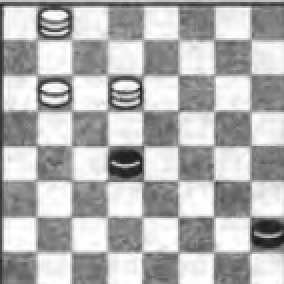
#> input picture raw_data/10.png, 142 x 142 px (shown 2 times larger); its folder holds only this picture in this run
$ python preprocess.py
#> lines starting #> are read from the running program, lines starting #| are printed output that depends on the picture
import cv2
import numpy as np
import os
from pathlib import Path

RAW_DATA_DIR = Path("raw_data")
DATASET_DIR = Path("dataset")
CELL_SIZE = 64  # Entered size for MobileNetV2

def setup_dataset_structure():
    # Create folders for dataset if they don't exist
    classes = ['empty', 'white_checker', 'black_checker', 'white_king', 'black_king']
    for cls in classes:
        os.makedirs(DATASET_DIR / cls, exist_ok=True)

def remove_hatching(cell_img: np.ndarray) -> np.ndarray:
    # Remove diagonal hatching or noise using morphological operations
    # Simple diagonal kernel to close diagonal lines
    kernel_diag = np.array([
        [0, 0, 1],
        [0, 1, 0],
        [1, 0, 0]
    ], dtype=np.uint8)

    # Morphological closing fills in thin strokes
    closed = cv2.morphologyEx(cell_img, cv2.MORPH_CLOSE, kernel_diag, iterations=2)

    # A median filter removes any remaining striped noise
    denoised = cv2.medianBlur(closed, ksize=5)

    return denoised

def process_board_image(image_path: Path):
    # Load a diagram, straighten the board, filter its cells, and crop them
    img = cv2.imread(str(image_path), cv2.IMREAD_GRAYSCALE)
#> img: shape (142, 142); min 25, max 255, mean 178.7
    if img is None:
        print(f"Failed to load image: {image_path}")
        return

    # Resize the board to 512x512 (8 cells * 64 px).
    board_dim = 8 * CELL_SIZE
    resized_board = cv2.resize(img, (board_dim, board_dim))
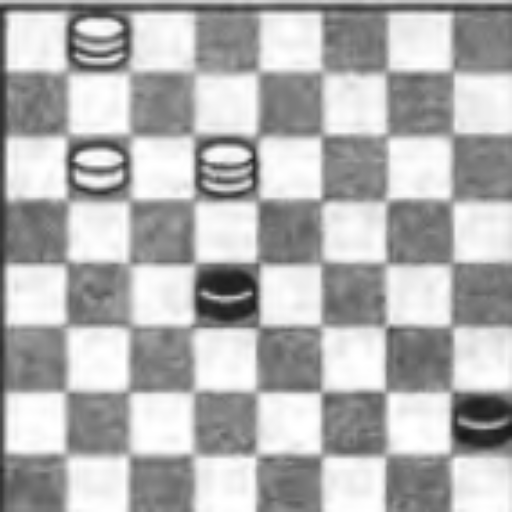
#> resized_board: shape (512, 512); min 25, max 255, mean 178.6

    img_name = image_path.stem

    for row in range(8):
        for col in range(8):
            # Draughts is played on dark squares: (row + col) % 2 == 1
            if (row + col) % 2 == 1:
                y_start, y_end = row * CELL_SIZE, (row + 1) * CELL_SIZE
                x_start, x_end = col * CELL_SIZE, (col + 1) * CELL_SIZE

                raw_cell = resized_board[y_start:y_end, x_start:x_end]
                clean_cell = remove_hatching(raw_cell)

                # Save cells to the temporary 'unlabeled' folder for labeling
                unlabeled_dir = DATASET_DIR / "unlabeled"
                os.makedirs(unlabeled_dir, exist_ok=True)

                out_filename = f"{img_name}_r{row}_c{col}.png"
                cv2.imwrite(str(unlabeled_dir / out_filename), clean_cell)
#> this loop made 8 passes
#> pass 1, in process_board_image, `cv2.imwrite(str(unlabeled_dir / out_filename), clean_cell)`:
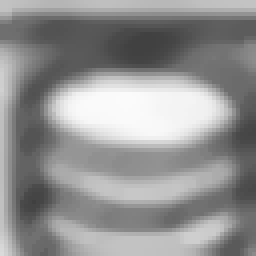
#> saved as 10_r0_c1.png: shape (64, 64) (shown 4 times larger); min 64, max 251, mean 145.9
#> pass 1, in process_board_image, `cv2.imwrite(str(unlabeled_dir / out_filename), clean_cell)`:
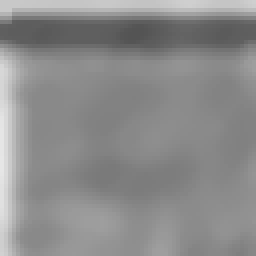
#> saved as 10_r0_c3.png: shape (64, 64) (shown 4 times larger); min 84, max 230, mean 139.4
#> pass 1, in process_board_image, `cv2.imwrite(str(unlabeled_dir / out_filename), clean_cell)`:
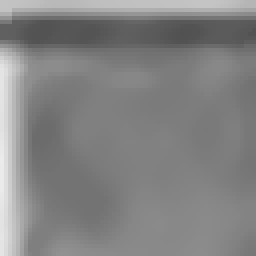
#> saved as 10_r0_c7.png: shape (64, 64) (shown 4 times larger); min 81, max 235, mean 130.8
#> after the loop:
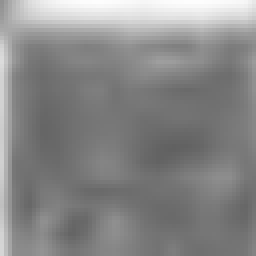
#> raw_cell: shape (64, 64) (shown 4 times larger); min 97, max 253, mean 135.3

def main():
    setup_dataset_structure()

    if not RAW_DATA_DIR.exists():
        os.makedirs(RAW_DATA_DIR)
        print(f"Created {RAW_DATA_DIR}. Place the original board images there.")
        return

    image_files = list(RAW_DATA_DIR.glob("*.png")) + list(RAW_DATA_DIR.glob("*.jpg"))

    for img_path in image_files:
        print(f"Processing: {img_path.name}")
        process_board_image(img_path)

    print("\nCropping complete. Processed cells are in dataset/unlabeled/.")
    print("Move the images into the corresponding folders: empty, white_pawn, black_pawn.")

if __name__ == "__main__":
    main()

$ run again, on raw_data/201.png
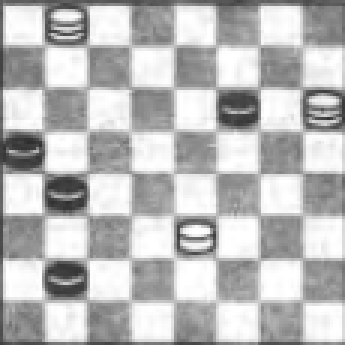
#> input picture raw_data/201.png, 115 x 115 px (shown 3 times larger)
#> the loop in process_board_image, `for row in range(8):` made 8 passes
#> pass 1, in process_board_image, `cv2.imwrite(str(unlabeled_dir / out_filename), clean_cell)`:
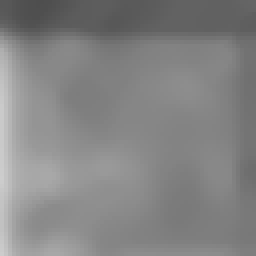
#> saved as 201_r0_c7.png: shape (64, 64) (shown 4 times larger); min 78, max 205, mean 131.8
#> after the loop in process_board_image, `for row in range(8):`:
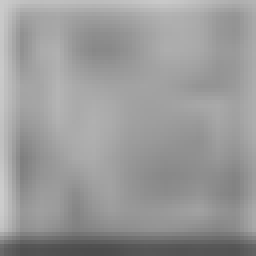
#> raw_cell: shape (64, 64) (shown 4 times larger); min 77, max 204, mean 153.7
